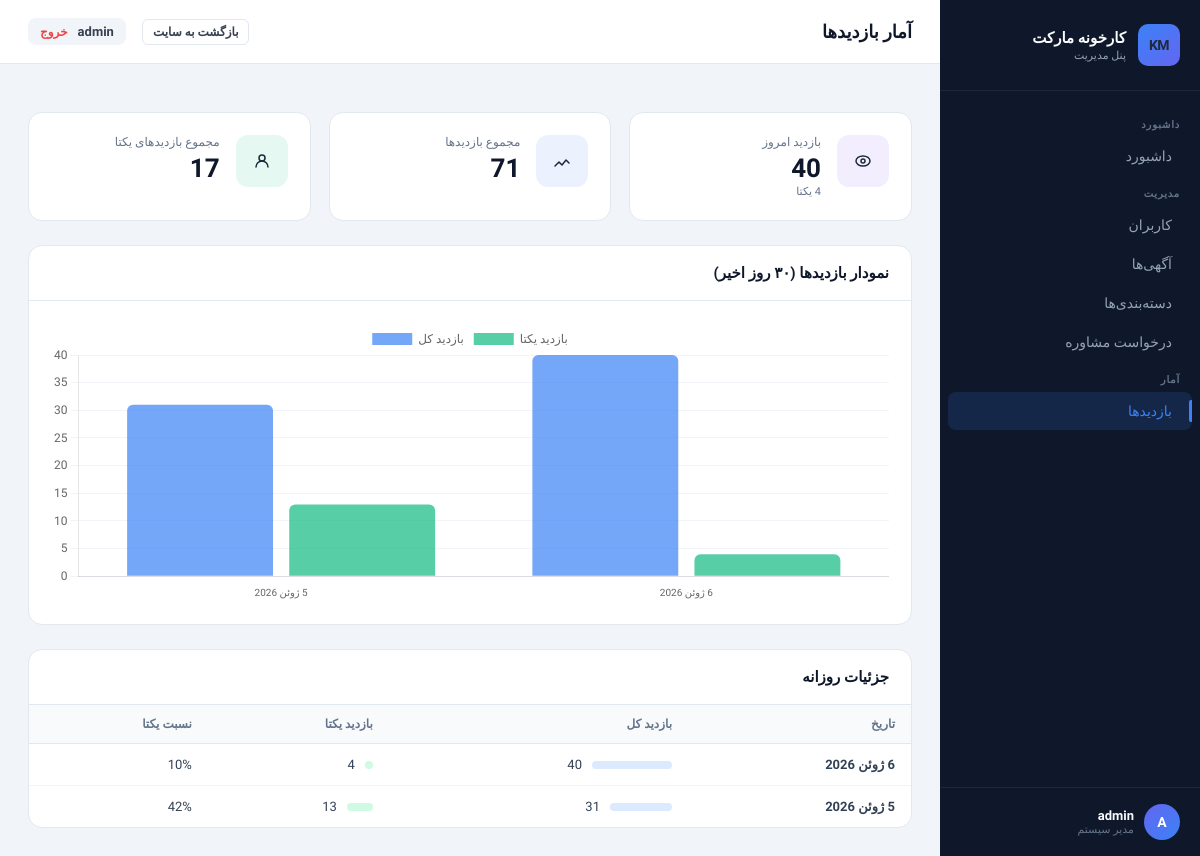
The page /myadmin/visits/ (signed in) on the database as committed earlier.
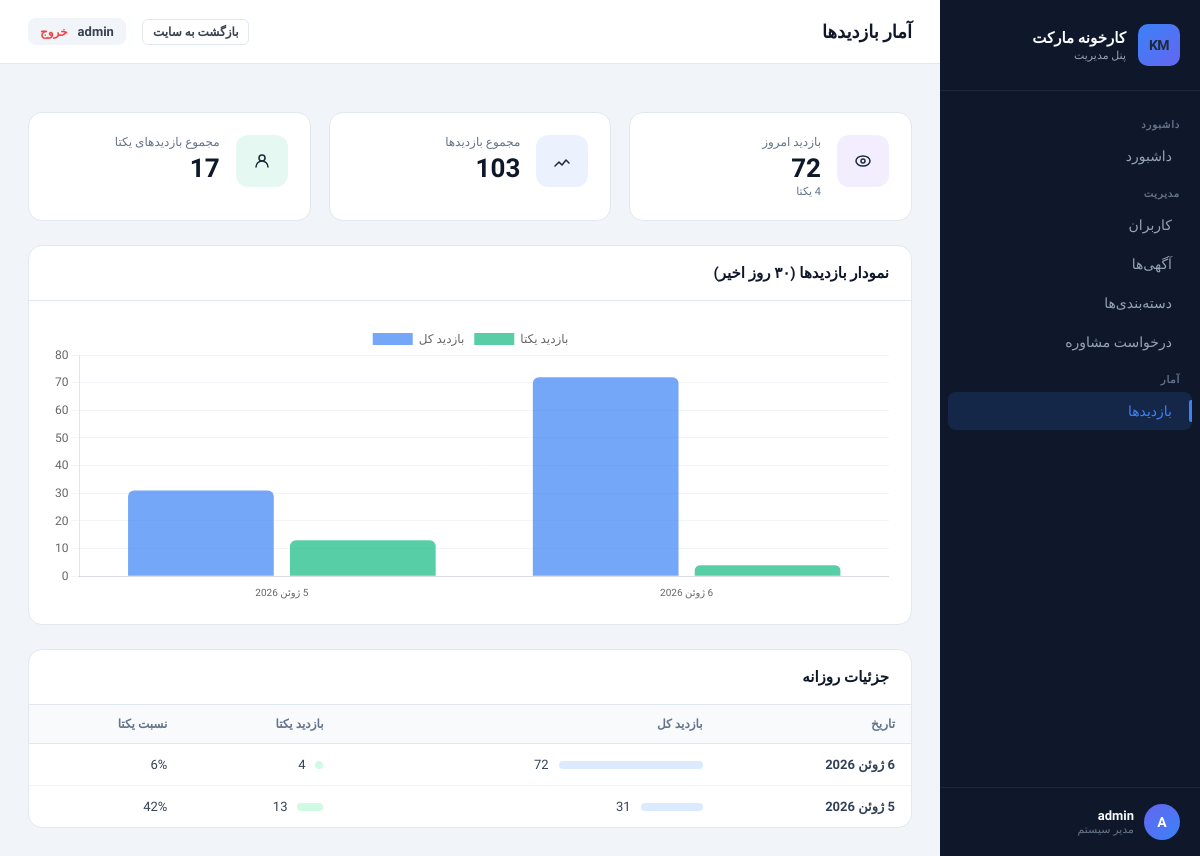
The same page on the database as committed later.
### core/models.py (models this page shows, shortened)
class SiteVisit(models.Model):
    date = models.DateField(unique=True)
    visits = models.PositiveIntegerField(default=0)
    unique_visits = models.PositiveIntegerField(default=0)
    class Meta:
        verbose_name = 'بازدید سایت'
        verbose_name_plural = 'بازدیدهای سایت'
        ordering = ['-date']

### panel/views.py (the view)
# urls.py: path('visits/', views.visits_view, name='panel_visits'),
@staff_member_required(login_url='/auth/login/')
def visits_view(request):
    visits = SiteVisit.objects.order_by('-date')[:30]
    total_visits = sum(v.visits for v in SiteVisit.objects.all())
    total_unique = sum(v.unique_visits for v in SiteVisit.objects.all())
    today = timezone.now().date()
    today_v = SiteVisit.objects.filter(date=today).first()
    return render(request, 'panel/visits.html', {
        'visits': visits,
        'total_visits': total_visits,
        'total_unique': total_unique,
        'today_v': today_v,
    })

### panel/templates/panel/visits.html (shortened to what this page needs)
{% extends 'panel/base.html' %}
{% block page_title %}آمار بازدیدها{% endblock %}
{% block active_visits %}active{% endblock %}
{% block content %}
<div class="stat-grid" style="grid-template-columns: repeat(3, 1fr); margin-bottom:24px;">
 <div class="stat-card">
 <div class="stat-icon purple"><svg width="18" height="18" viewBox="0 0 18 18" fill="none"><ellipse cx="9" cy="9" rx="7" ry="5" stroke="currentColor" stroke-width="1.5"/><circle cx="9" cy="9" r="2" stroke="currentColor" stroke-width="1.5"/></svg></div>
 <div class="stat-info">
 <div class="stat-label">بازدید امروز</div>
 <div class="stat-value">{{ today_v.visits|default:0 }}</div>
 <div class="stat-sub">{{ today_v.unique_visits|default:0 }} یکتا</div>
 </div>
 </div>
 <div class="stat-card">
 <div class="stat-icon blue"><svg width="18" height="18" viewBox="0 0 18 18" fill="none"><path d="M2 14l4-4 3 3 4-5 3 3" stroke="currentColor" stroke-width="1.5" stroke-linecap="round" stroke-linejoin="round"/></svg></div>
 <div class="stat-info">
 <div class="stat-label">مجموع بازدیدها</div>
 <div class="stat-value">{{ total_visits }}</div>
 </div>
 </div>
 <div class="stat-card">
 <div class="stat-icon green"><svg width="18" height="18" viewBox="0 0 18 18" fill="none"><circle cx="9" cy="6" r="3" stroke="currentColor" stroke-width="1.5"/><path d="M3 15c0-3.314 2.686-6 6-6s6 2.686 6 6" stroke="currentColor" stroke-width="1.5" stroke-linecap="round"/></svg></div>
 <div class="stat-info">
 <div class="stat-label">مجموع بازدیدهای یکتا</div>
 <div class="stat-value">{{ total_unique }}</div>
 </div>
 </div>
</div>
<div class="card" style="margin-bottom:24px;">
 <div class="card-header">
 <h3> نمودار بازدیدها (۳۰ روز اخیر)</h3>
 </div>
 <div class="card-body">
 <canvas id="visitChart" height="100"></canvas>
 </div>
</div>
<div class="card">
 <div class="card-header">
 <h3> جزئیات روزانه</h3>
 </div>
 <div class="table-wrap">
 <table>
 <thead>
 <tr>
 <th>تاریخ</th>
 <th>بازدید کل</th>
 <th>بازدید یکتا</th>
 <th>نسبت یکتا</th>
 </tr>
 </thead>
 <tbody>
 {% for v in visits %}
 <tr>
 <td style="font-weight:600;">{{ v.date }}</td>
 <td>
 <div style="display:flex; align-items:center; gap:10px;">
 <div style="background:#DBEAFE; height:8px; border-radius:4px; min-width:4px; width:{% widthratio v.visits 100 200 %}px; max-width:200px;"></div>
 <span>{{ v.visits }}</span>
 </div>
 </td>
 <td>
 <div style="display:flex; align-items:center; gap:10px;">
 <div style="background:#D1FAE5; height:8px; border-radius:4px; min-width:4px; width:{% widthratio v.unique_visits 100 200 %}px; max-width:200px;"></div>
 <span>{{ v.unique_visits }}</span>
 </div>
 </td>
 <td>
 {% if v.visits > 0 %}
 {% widthratio v.unique_visits v.visits 100 %}%
 {% else %}—{% endif %}
 </td>
 </tr>
 {% empty %}
 <tr><td colspan="4" style="text-align:center; color:#94A3B8; padding:30px;">داده‌ای موجود نیست</td></tr>
 {% endfor %}
 </tbody>
 </table>
 </div>
</div>
{% endblock %}
{% block extra_js %}
<script>
const labels = [{% for v in visits %}"{{ v.date }}"{% if not forloop.last %},{% endif %}{% endfor %}].reverse();
const visitData = [{% for v in visits %}{{ v.visits }}{% if not forloop.last %},{% endif %}{% endfor %}].reverse();
const uniqueData = [{% for v in visits %}{{ v.unique_visits }}{% if not forloop.last %},{% endif %}{% endfor %}].reverse();
const ctx = document.getElementById('visitChart').getContext('2d');
new Chart(ctx, {
 type: 'bar',
 data: {
 labels: labels,
 datasets: [
 {
 label: 'بازدید کل',
 data: visitData,
 backgroundColor: 'rgba(59,130,246,0.7)',
 borderRadius: 6,
 },
 {
 label: 'بازدید یکتا',
 data: uniqueData,
 backgroundColor: 'rgba(16,185,129,0.7)',
 borderRadius: 6,
 }
 ]
 },
 options: {
 responsive: true,
 plugins: {
 legend: { position: 'top', labels: { font: { family: 'Vazirmatn', size: 12 } } }
 },
 scales: {
 y: { beginAtZero: true, ticks: { font: { family: 'Vazirmatn' } }, grid: { color: '#F1F5F9' } },
 x: { ticks: { font: { family: 'Vazirmatn', size: 10 }, maxRotation: 45 }, grid: { display: false } }
 }
 }
});
</script>
{% endblock %}

Rows that differ between the two databases and show on the page:
changed SiteVisit "6 ژوئن 2026": visits "40" → "72"; unique_visits+visits "10" → "6"
Other text that changed with them:
{{ total_visits }}: "71" → "103"
chart data {{ v.visits }}: 40, 31 → 72, 31
